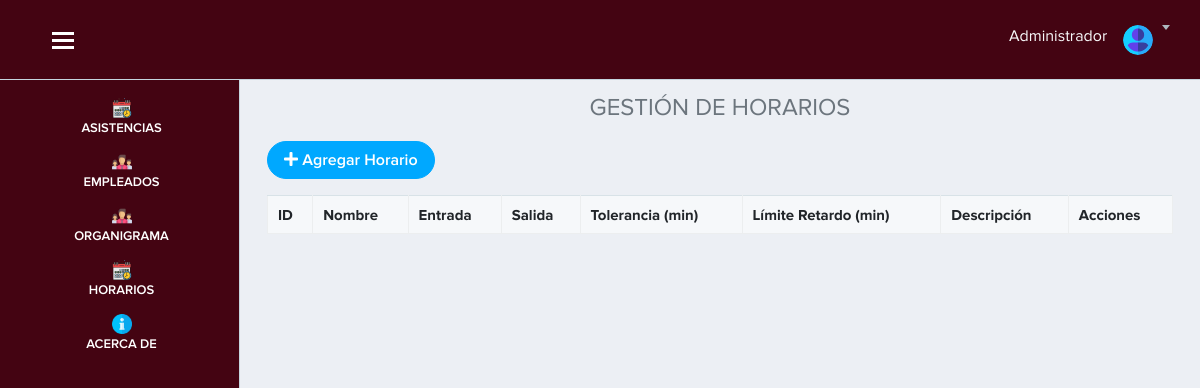
The app's page /vista/horarios.php (signed in), older data.
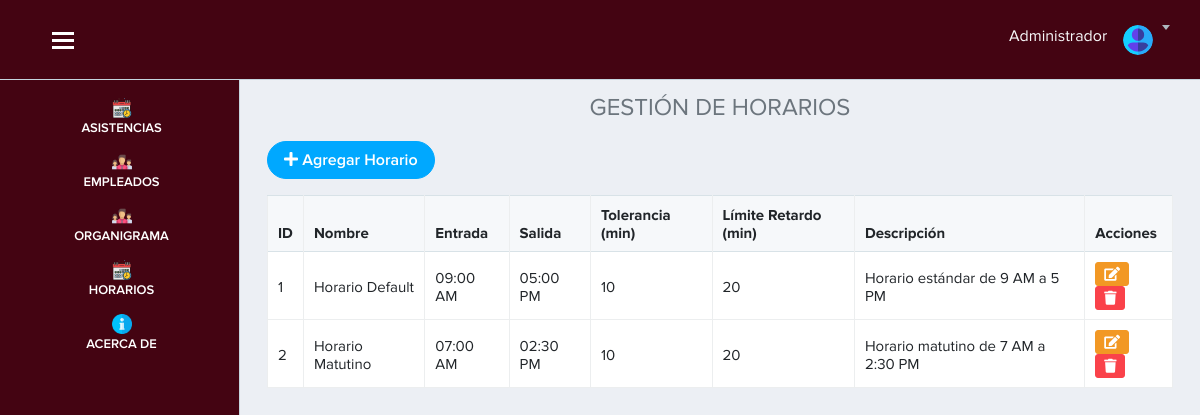
The same page, newer data.
### tables this page shows
CREATE TABLE IF NOT EXISTS horarios (
    id_horario INT PRIMARY KEY AUTO_INCREMENT,
    nombre VARCHAR(100) NOT NULL,
    hora_entrada TIME NOT NULL,
    hora_salida TIME NOT NULL,
    tolerancia_entrada INT NOT NULL DEFAULT 10,  
    limite_retardo INT NOT NULL DEFAULT 20,  
    descripcion TEXT,
    created_at TIMESTAMP DEFAULT CURRENT_TIMESTAMP,
    updated_at TIMESTAMP DEFAULT CURRENT_TIMESTAMP ON UPDATE CURRENT_TIMESTAMP
);

### vista/horarios.php (the view, shortened to what this page needs)
<?php require('./layout/topbar.php'); ?>
<?php require('./layout/sidebar.php'); ?>
<div class="page-content">
    <div class="container-fluid">
        <h4 class="text-center text-secondary">GESTIÓN DE HORARIOS</h4>
        <?php
        include "../controlador/controlador_eliminar_horario.php";
        $sql = $conexion->query("SELECT * FROM horarios ORDER BY nombre ASC");
        ?>
        <div class="row mb-3">
            <div class="col-12">
                <a href="#" data-toggle="modal" data-target="#nuevoHorario" class="btn btn-primary btn-rounded">
                    <i class="fas fa-plus"></i> Agregar Horario
                </a>
            </div>
        </div>
        <div class="row">
            <div class="col-12">
                <div class="table-responsive">
                    <table class="table table-bordered table-hover" id="example">
                        <thead>
                            <tr>
                                <th>ID</th>
                                <th>Nombre</th>
                                <th>Entrada</th>
                                <th>Salida</th>
                                <th>Tolerancia (min)</th>
                                <th>Límite Retardo (min)</th>
                                <th>Descripción</th>
                                <th>Acciones</th>
                            </tr>
                        </thead>
                        <tbody>
                            <?php
                            while ($datos = $sql->fetch_object()) { ?>
                                <tr>
                                    <td><?= $datos->id_horario ?></td>
                                    <td><?= $datos->nombre ?></td>
                                    <td><?= date('h:i A', strtotime($datos->hora_entrada)) ?></td>
                                    <td><?= date('h:i A', strtotime($datos->hora_salida)) ?></td>
                                    <td><?= $datos->tolerancia_entrada ?></td>
                                    <td><?= $datos->limite_retardo ?></td>
                                    <td><?= $datos->descripcion ?></td>
                                    <td>
                                        <a href="#" data-toggle="modal" data-target="#editarHorario<?= $datos->id_horario ?>" class="btn btn-warning btn-sm">
                                            <i class="fas fa-edit"></i>
                                        </a>
                                        <a href="horarios.php?id=<?= $datos->id_horario ?>" onclick="return confirm('¿Está seguro de eliminar este horario?')" class="btn btn-danger btn-sm">
                                            <i class="fas fa-trash"></i>
                                        </a>
                                    </td>
                                </tr>
                            <?php } ?>
                        </tbody>
                    </table>
                </div>
            </div>
        </div>
    </div>
</div>
<?php require('./layout/footer.php'); ?>

### vista/layout/topbar.php (shortened to what this page needs)
<!doctype html>
<html lang="es">
<head>
    <head lang="es">
        <link href="../public/app/publico/css/lib/font-awesome/font-awesome.min.css" rel="stylesheet">
        <link href="../public/bootstrap5/css/bootstrap.min.css" rel="stylesheet">
        <link rel="stylesheet" href="../public/app/publico/css/lib/lobipanel/lobipanel.min.css">
        <link rel="stylesheet" href="../public/app/publico/css/separate/vendor/lobipanel.min.css">
        <link rel="stylesheet" href="../public/app/publico/css/lib/jqueryui/jquery-ui.min.css">
        <link rel="stylesheet" href="../public/app/publico/css/separate/pages/widgets.min.css">
        <link rel="stylesheet" href="../public/fontawesome/css/all.min.css">
        <link rel="stylesheet" href="../public/fontawesome/css/fontawesome.min.css">
        <link rel="stylesheet" href="../public/app/publico/css/lib/datatables-net/datatables.min.css">
        <link rel="stylesheet" href="../public/app/publico/css/separate/vendor/datatables-net.min.css">
        <link href="../public/app/publico/css/lib/bootstrap/bootstrap.min.css" rel="stylesheet">
        <link href="../public/app/publico/css/main.css" rel="stylesheet">
        <link href="../public/app/publico/css/mis_estilos/estilos.css" rel="stylesheet">
        <link rel="stylesheet" type="text/css" href="../public/app/publico/css/lib/jquery-flex-label/jquery.flex.label.css">
        <link href="../public/principal/css/estilos.css" rel="stylesheet">
        <link href="../public/pnotify/css/pnotify.css" rel="stylesheet" />
        <link href="../public/pnotify/css/pnotify.buttons.css" rel="stylesheet" />
        <link href="../public/pnotify/css/custom.min.css" rel="stylesheet" />
    </head>
</head>
<body class="with-side-menu">
    <div id="app">
        <header class="site-header">
            <div class="container-fluid" style="padding-left: 40px;">
                <button id="show-hide-sidebar-toggle" class="show-hide-sidebar">
                    <span>toggle menu</span>
                </button>
                <div class="site-header-content">
                    <div class="site-header-content-in">
                        <div class="site-header-shown">
                            <div class="dropdown dropdown-notification">
                                <h7 class="text-light mt-2">
                                    Administrador
                                </h7>
                            </div>
                            <div class="dropdown user-menu">
                                <button class="dropdown-toggle" id="dd-user-menu" type="button" data-toggle="dropdown" aria-haspopup="true" aria-expanded="false">
                                    <img src="../public/app/publico/img/user.svg" alt="">
                                </button>
                            </div>
                        </div>
                    </div>
                </div>
            </div>
        </header>

### vista/layout/sidebar.php (shortened to what this page needs)
<nav class="side-menu">
            <ul class="side-menu-list p-0">
                <li class="red">
                    <a href="inicio.php" class="activo">
                        <img src="../public/img-inicio/programar.png" class="img-inicio" alt="">
                        <span class="lbl">ASISTENCIAS</span>
                    </a>
                </li>
                 <li class="red">
                    <a href="empleado.php" class="activo">
                        <img src="../public/img-inicio/team.png" class="img-inicio" alt="">
                        <span class="lbl">EMPLEADOS</span>
                    </a>
                </li>
                <li class="red">
                    <a href="organigrama.php" class="activo">
                        <img src="../public/img-inicio/team.png" class="img-inicio" alt="">
                        <span class="lbl">ORGANIGRAMA</span>
                    </a>
                </li>
                <li class="red">
                    <a href="horarios.php" class="activo">
                        <img src="../public/img-inicio/programar.png" class="img-inicio" alt="">
                        <span class="lbl">HORARIOS</span>
                    </a>
                </li>
                <li class="red">
                    <a href="acerca.php" class="activo">
                        <img src="../public/img-inicio/info.png" class="img-inicio" alt="">
                        <span class="lbl">ACERCA DE</span>
                    </a>
                </li>
            </ul>
        </nav>

### vista/layout/footer.php (shortened to what this page needs)
</body>
</html>

### vista/layout/topbar.php (style rules this page uses)
.page-content { margin-top: 70px; }

Row changes from the older to the newer data that the page shows:
added horarios: id_horario "1", nombre "Horario Default", hora_entrada "09:00 AM", hora_salida "05:00 PM", tolerancia_entrada "10", limite_retardo "20", descripcion "Horario estándar de 9 AM a 5 PM"
added horarios: id_horario "2", nombre "Horario Matutino", hora_entrada "07:00 AM", hora_salida "02:30 PM", tolerancia_entrada "10", limite_retardo "20", descripcion "Horario matutino de 7 AM a 2:30 PM"
